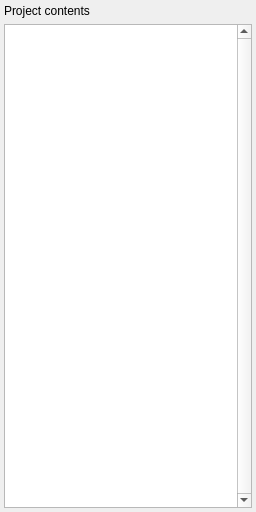
<?xml version="1.0" encoding="UTF-8"?>
<ui version="4.0">
 <class>ProjectForm</class>
 <widget class="QWidget" name="ProjectForm">
  <property name="geometry">
   <rect>
    <x>0</x>
    <y>0</y>
    <width>256</width>
    <height>512</height>
   </rect>
  </property>
  <property name="minimumSize">
   <size>
    <width>256</width>
    <height>0</height>
   </size>
  </property>
  <property name="windowTitle">
   <string>Form</string>
  </property>
  <layout class="QVBoxLayout" name="verticalLayout" stretch="0,4">
   <property name="leftMargin">
    <number>4</number>
   </property>
   <property name="topMargin">
    <number>4</number>
   </property>
   <property name="rightMargin">
    <number>4</number>
   </property>
   <property name="bottomMargin">
    <number>4</number>
   </property>
   <item>
    <widget class="QLabel" name="label">
     <property name="text">
      <string>Project contents</string>
     </property>
    </widget>
   </item>
   <item>
    <widget class="QTreeView" name="tvProject">
     <property name="verticalScrollBarPolicy">
      <enum>Qt::ScrollBarAlwaysOn</enum>
     </property>
     <property name="alternatingRowColors">
      <bool>true</bool>
     </property>
     <property name="selectionMode">
      <enum>QAbstractItemView::ExtendedSelection</enum>
     </property>
     <property name="verticalScrollMode">
      <enum>QAbstractItemView::ScrollPerPixel</enum>
     </property>
     <property name="uniformRowHeights">
      <bool>true</bool>
     </property>
     <property name="animated">
      <bool>true</bool>
     </property>
    </widget>
   </item>
  </layout>
 </widget>
 <resources/>
 <connections/>
</ui>
